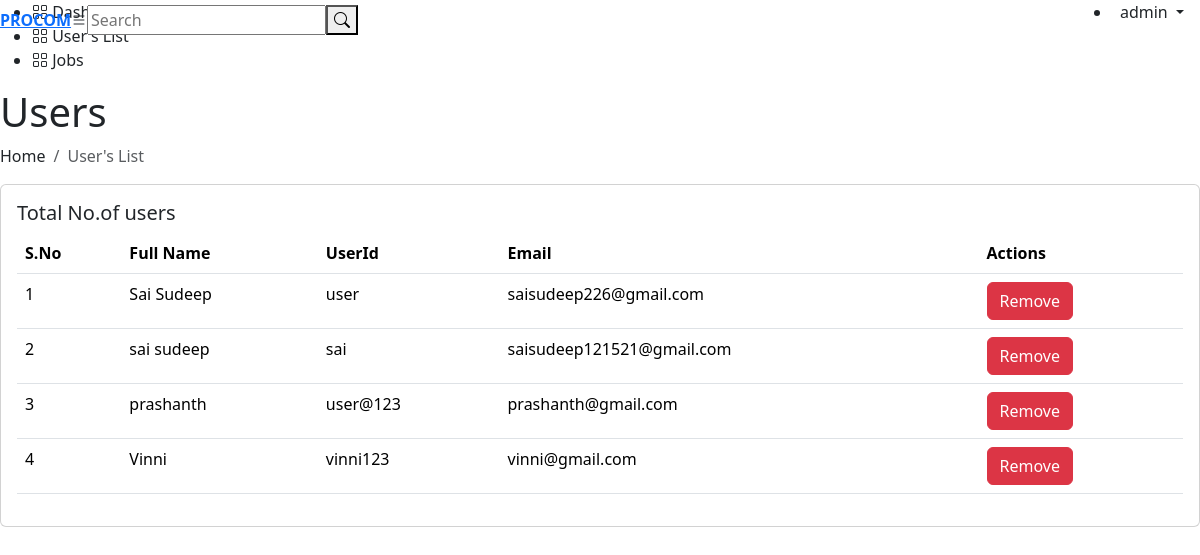
Screenshot of /admin/usersList.php (signed in) with the database file from the repository.
### tables this page shows
CREATE TABLE `users` (
  `id` int(11) NOT NULL,
  `fullname` varchar(50) NOT NULL,
  `username` varchar(20) NOT NULL,
  `password` varchar(20) NOT NULL,
  `email` varchar(50) NOT NULL,
  `phonenumber` int(50) NOT NULL
);

### admin/usersList.php (the view, shortened to what this page needs)
<!DOCTYPE html>
<html lang="en">
<?php
include ('./head.php');
?>
<aside id="sidebar" class="sidebar">
    <ul class="sidebar-nav" id="sidebar-nav">
        <li class="nav-item">
            <a class="nav-link collapsed" href="dashboard.php">
                <i class="bi bi-grid"></i>
                <span>Dashboard</span>
            </a>
        </li>
        <li class="nav-item">
            <a class="nav-link ">
                <i class="bi bi-grid"></i>
                <span>User's List</span>
            </a>
        </li>
        <li class="nav-item">
            <a class="nav-link collapsed" href="jobs.php">
                <i class="bi bi-grid"></i>
                <span>Jobs</span>
            </a>
        </li>
    </ul>
</aside>
<main id="main" class="main">
    <div class="pagetitle">
        <h1>Users</h1>
        <nav>
            <ol class="breadcrumb">
                <li class="breadcrumb-item"><a>Home</a></li>
                <li class="breadcrumb-item   active">User's List</li>
            </ol>
        </nav>
    </div>
    <section class="section">
        <div class="row">
            <div class="col-lg-12">
                <div class="card">
                    <div class="card-body">
                        <h5 class="card-title">Total No.of users</h5>
                        <table class="table datatable">
                            <thead>
                                <tr>
                                    <th>S.No</th>
                                    <th>Full Name</th>
                                    <th>UserId</th>
                                    <th>Email</th>
                                    <th>Actions</th>
                                </tr>
                            </thead>
                            <tbody>
                                <?php
                                include ('../connection.php');
                                $sql = "SELECT * FROM `users`";
                                $result = $conn->query($sql);
                                if ($result->num_rows > 0) {
                                    $counter = 1;
                                    while ($row = $result->fetch_assoc()) {
                                        echo "<tr>";
                                        echo "<td>" . $counter . "</td>";
                                        echo "<td>" . $row["fullname"] . "</td>";
                                        echo "<td>" . $row["username"] . "</td>";
                                        echo "<td>" . $row["email"] . "</td>";
                                        echo "<td>
                      <button type='button' class='btn btn-danger'>Remove</button>
                      </td>";
                                        echo "</tr>";
                                        $counter++;
                                    }
                                } else {
                                    echo "<tr><td colspan='3'>No records found</td></tr>";
                                }
                                ?>
                            </tbody>
                        </table>
                    </div>
                </div>
            </div>
        </div>
    </section>
</main>
</body>
</html>

### rows the page displays
users: fullname "Sai Sudeep", username "user", email "saisudeep226@gmail.com"
users: fullname "sai sudeep", username "sai", email "saisudeep121521@gmail.com"
users: fullname "prashanth", username "user@123", email "prashanth@gmail.com"
users: fullname "Vinni", username "vinni123", email "vinni@gmail.com"

### other values shown
$adminId "admin"
